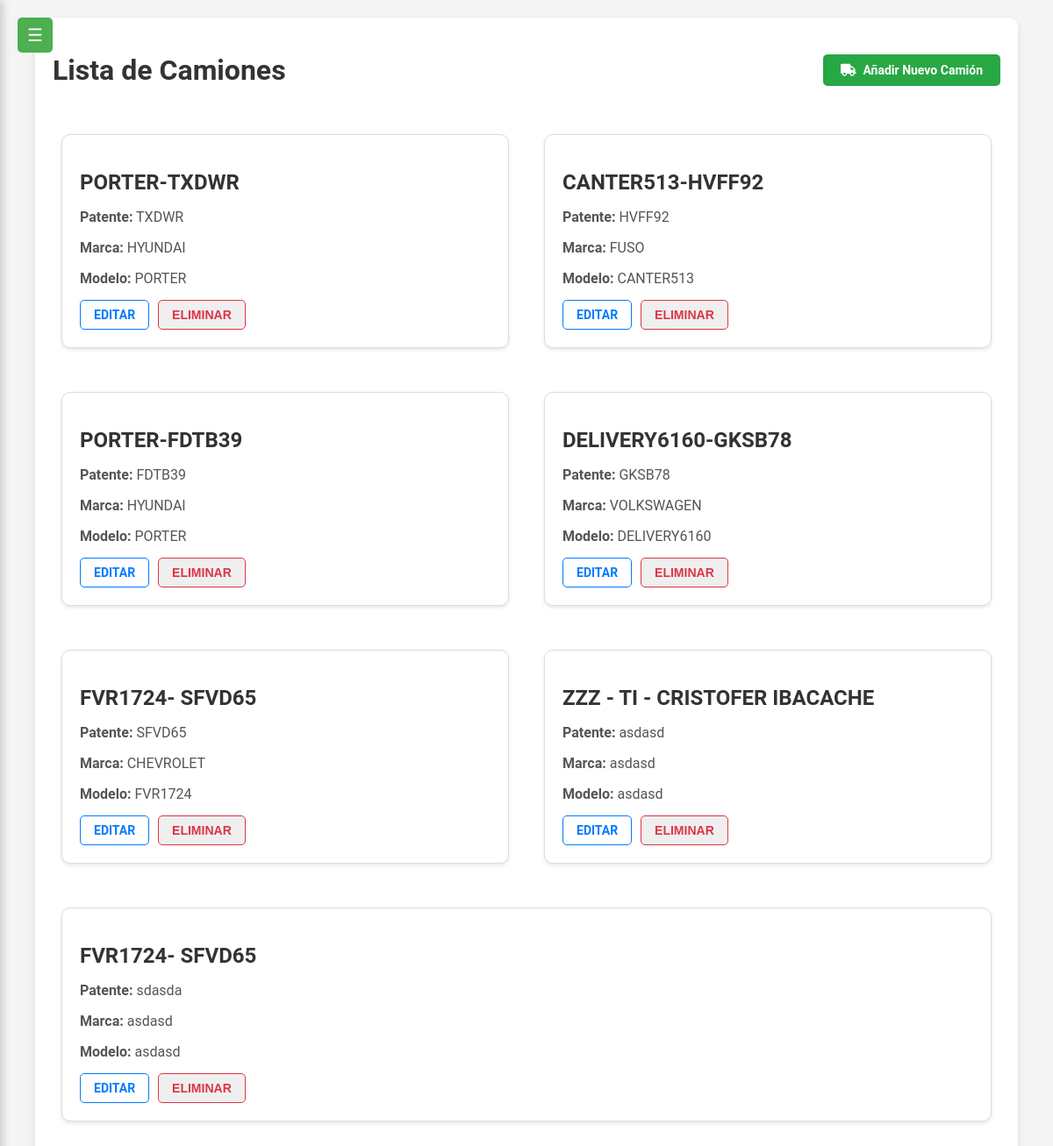
The page /camiones/camiones/ on the database as committed earlier.
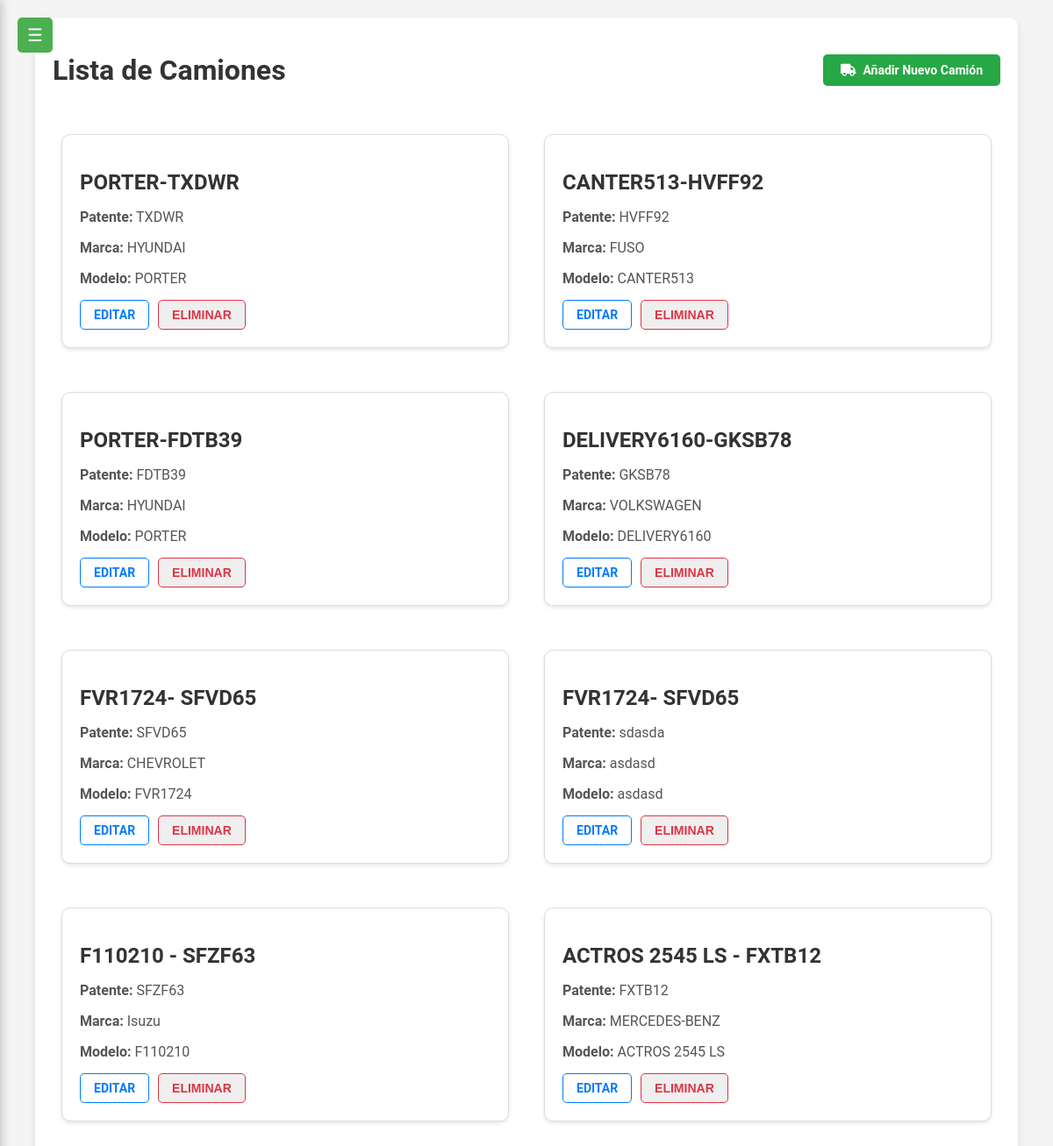
The same page on the database as committed later.
### camiones/models.py (models this page shows, shortened)
class Camion(models.Model):
    nombre = models.CharField(max_length=100)
    patente = models.CharField(max_length=20, null=True, blank=True)
    marca = models.CharField(max_length=100, null=True, blank=True)
    modelo = models.CharField(max_length=100, null=True, blank=True)
    año = models.IntegerField(null=True, blank=True)
    color = models.CharField(max_length=50, null=True, blank=True)
    latitud = models.FloatField(null=True)
    longitud = models.FloatField(null=True)
    ultima_actualizacion = models.DateTimeField(auto_now=True)
    choferes_asignados = models.ManyToManyField(User, through='AsignacionChofer')

### camiones/views.py (the view)
# urls.py: path('camiones/', views.camiones_list, name='camiones_list'),
def camiones_list(request):
    camiones = Camion.objects.all()
    return render(request, 'camiones_list.html', {'camiones': camiones})

### camiones/templates/camiones_list.html (shortened to what this page needs)
{% load static %}
<!DOCTYPE html>
<html lang="es">
<head>
    <link rel="stylesheet" href="{% static 'css/styles.css' %}">
    <link rel="stylesheet" href="{% static 'css/messages.css' %}">
    <link rel="stylesheet" href="{% static 'css/monitoreo.css' %}">
    <link rel="stylesheet" href="https://cdnjs.cloudflare.com/ajax/libs/font-awesome/5.15.4/css/all.min.css">
</head>
<body>
    <button id="menu-toggle">☰</button>
    <div class="container">
    <div class="d-flex justify-content-between align-items-center mb-4">
        <h1 class="my-4">Lista de Camiones</h1>
        <a href="{% url 'camion_create' %}" class="btn btn-add">
            <i class="fas fa-truck"></i> Añadir Nuevo Camión
        </a>
    </div>
    <div class="card-container">
        {% for camion in camiones %}
        <div class="card">
            <h2 class="card-title">{{ camion.nombre }}</h2>
            <p class="card-text"><strong>Patente:</strong> {{ camion.patente }}</p>
            <p class="card-text"><strong>Marca:</strong> {{ camion.marca }}</p>
            <p class="card-text"><strong>Modelo:</strong> {{ camion.modelo }}</p>
            <div class="card-actions">
                <a href="{% url 'camion_update' camion.id %}" class="btn btn-outline-primary">Editar</a>
                <form action="{% url 'camion_delete' camion.id %}" method="POST" class="form-delete">
                    <button type="submit" class="btn btn-outline-danger">Eliminar</button>
                </form>
            </div>
        </div>
        {% endfor %}
    </div>
</div>
</body>
</html>

Rows that differ between the two databases and show on the page:
removed Camion: nombre "ZZZ - TI - CRISTOFER IBACACHE", patente "asdasd", marca "asdasd", modelo "asdasd"
added Camion: nombre "F110210 - SFZF63", patente "SFZF63", marca "Isuzu", modelo "F110210"
added Camion: nombre "ACTROS 2545 LS - FXTB12", patente "FXTB12", marca "MERCEDES-BENZ", modelo "ACTROS 2545 LS"
